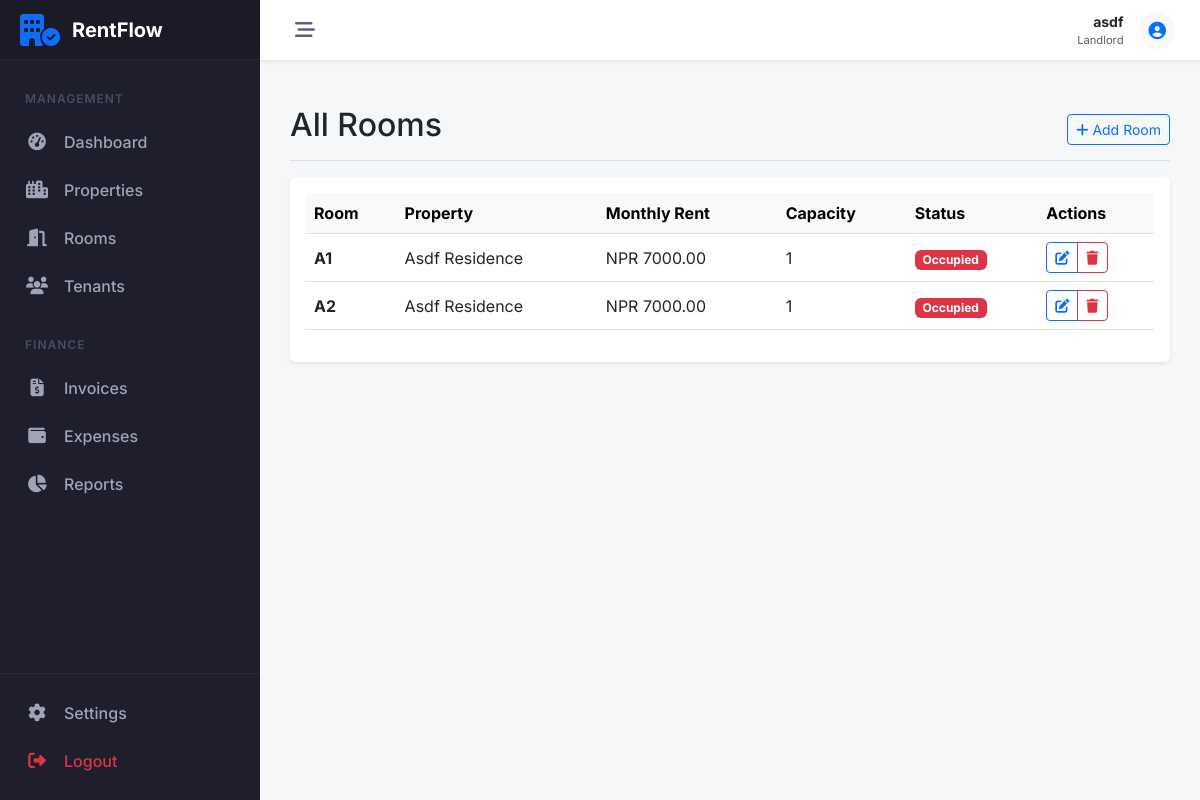
Page /properties/rooms/ (signed in) on the committed database.
### accounts/models.py (models this page shows, shortened)
class Profile(models.Model):
    ROLE_CHOICES = (
        ('LANDLORD', 'Landlord'),
        ('TENANT', 'Tenant'),
    )
    user = models.OneToOneField(User, on_delete=models.CASCADE, related_name='profile')
    role = models.CharField(max_length=10, choices=ROLE_CHOICES, default='TENANT', db_index=True)
    phone = models.CharField(max_length=15, blank=True)
    address = models.TextField(blank=True)
    needs_password_change = models.BooleanField(default=False)
    created_at = models.DateTimeField(auto_now_add=True)
    updated_at = models.DateTimeField(auto_now=True)

### properties/models.py (models this page shows, shortened)
class Room(models.Model):
    property = models.ForeignKey(Property, on_delete=models.CASCADE, related_name='rooms')
    room_number = models.CharField(max_length=10)
    monthly_rent = models.DecimalField(max_digits=10, decimal_places=2)
    capacity = models.IntegerField(default=1)
    is_active = models.BooleanField(default=True)
    created_at = models.DateTimeField(auto_now_add=True)
    def is_occupied(self):
        return self.tenancies.filter(is_active=True).exists()

class Property(models.Model):
    landlord = models.ForeignKey(User, on_delete=models.CASCADE, related_name='properties')
    name = models.CharField(max_length=100)
    address = models.TextField()
    description = models.TextField(blank=True)
    created_at = models.DateTimeField(auto_now_add=True)
    class Meta:
        verbose_name_plural = "Properties"

### properties/views.py (the view)
# urls.py: path('rooms/', RoomListView.as_view(), name='room_list'),
class RoomListView(LandlordRequiredMixin, ListView):
    model = Room
    template_name = 'properties/room_list.html'
    context_object_name = 'rooms'
    def get_queryset(self):
        return Room.objects.filter(property__landlord=self.request.user).select_related('property')

### core/mixins.py (called while the page is built)
    def test_func(self):
        user = self.request.user
        return user.is_authenticated and hasattr(user, 'profile') and user.profile.role == 'LANDLORD'

### properties/templates/properties/room_list.html (shortened to what this page needs)
{% extends 'core/base.html' %}
{% block content %}
<div class="d-flex justify-content-between flex-wrap flex-md-nowrap align-items-center pt-3 pb-2 mb-3 border-bottom">
    <h1 class="h2">All Rooms</h1>
    <div class="btn-toolbar mb-2 mb-md-0">
        <a href="{% url 'properties:room_add' %}" class="btn btn-sm btn-outline-primary"><i
                class="fa-solid fa-plus me-1"></i>Add Room</a>
    </div>
</div>
<div class="table-responsive bg-white p-3 rounded shadow-sm">
    <table class="table table-hover align-middle">
        <thead class="table-light">
            <tr>
                <th>Room </th>
                <th>Property</th>
                <th>Monthly Rent</th>
                <th>Capacity</th>
                <th>Status</th>
                <th>Actions</th>
            </tr>
        </thead>
        <tbody>
            {% for room in rooms %}
            <tr>
                <td><strong>{{ room.room_number }}</strong></td>
                <td>{{ room.property.name }}</td>
                <td>NPR {{ room.monthly_rent }}</td>
                <td>{{ room.capacity }}</td>
                <td>
                    {% if room.is_active %}
                    {% if room.is_occupied %}
                    <span class="badge bg-danger">Occupied</span>
                    {% else %}
                    <span class="badge bg-success">Vacant</span>
                    {% endif %}
                    {% else %}
                    <span class="badge bg-secondary">Inactive</span>
                    {% endif %}
                </td>
                <td>
                    <div class="btn-group btn-group-sm">
                        <a href="{% url 'properties:room_edit' room.pk %}" class="btn btn-outline-primary"
                            title="Edit"><i class="fa-solid fa-pen-to-square"></i></a>
                        <a href="{% url 'properties:room_delete' room.pk %}" class="btn btn-outline-danger"
                            title="Delete"><i class="fa-solid fa-trash"></i></a>
                    </div>
                </td>
            </tr>
            {% empty %}
            <tr>
                <td colspan="6" class="text-center py-4 text-muted">No rooms available.</td>
            </tr>
            {% endfor %}
        </tbody>
    </table>
</div>
{% endblock %}

### core/templates/core/base.html (shortened to what this page needs)
<!DOCTYPE html>
<html lang="en">
<head>
    <link href="https://cdn.jsdelivr.net/npm/bootstrap@5.3.0/dist/css/bootstrap.min.css" rel="stylesheet">
    <link rel="stylesheet" href="https://cdnjs.cloudflare.com/ajax/libs/font-awesome/6.5.1/css/all.min.css">
</head>
<body>
    {% if user.is_authenticated %}
    <aside id="sidebar">
        <div class="sidebar-logo">
            <i class="fa-solid fa-building-circle-check fa-2x text-primary"></i>
            <span class="logo-text">RentFlow</span>
        </div>
        <div class="sidebar-nav">
            {% if user.profile.role == 'LANDLORD' %}
            <div class="nav-header">Management</div>
            <a href="{% url 'dashboard:landlord_dash' %}"
                class="nav-link-custom {% if 'dashboard' in request.resolver_match.view_name %}active{% endif %}">
                <i class="fa-solid fa-gauge-high"></i>
                <span>Dashboard</span>
            </a>
            <div class="nav-item">
                <a class="nav-link-custom" data-bs-toggle="collapse" href="#collapse-properties" role="button"
                    aria-expanded="false" aria-controls="collapse-properties">
                    <i class="fa-solid fa-city"></i>
                    <span>Properties</span>
                </a>
            </div>
            <div class="nav-item">
                <a class="nav-link-custom" data-bs-toggle="collapse" href="#collapse-rooms" role="button"
                    aria-expanded="false" aria-controls="collapse-rooms">
                    <i class="fa-solid fa-door-open"></i>
                    <span>Rooms</span>
                </a>
            </div>
            <div class="nav-item">
                <a class="nav-link-custom" data-bs-toggle="collapse" href="#collapse-tenants" role="button"
                    aria-expanded="false" aria-controls="collapse-tenants">
                    <i class="fa-solid fa-users"></i>
                    <span>Tenants</span>
                </a>
            </div>
            <div class="nav-header mt-3">Finance</div>
            <div class="nav-item">
                <a class="nav-link-custom" data-bs-toggle="collapse" href="#collapse-invoices" role="button"
                    aria-expanded="false" aria-controls="collapse-invoices">
                    <i class="fa-solid fa-file-invoice-dollar"></i>
                    <span>Invoices</span>
                </a>
            </div>
            <div class="nav-item">
                <a class="nav-link-custom" data-bs-toggle="collapse" href="#collapse-expenses" role="button"
                    aria-expanded="false" aria-controls="collapse-expenses">
                    <i class="fa-solid fa-wallet"></i>
                    <span>Expenses</span>
                </a>
            </div>
            <a href="{% url 'payments:financial_report' %}"
                class="nav-link-custom {% if 'report' in request.resolver_match.view_name %}active{% endif %}">
                <i class="fa-solid fa-chart-pie"></i>
                <span>Reports</span>
            </a>
            {% endif %}
        </div>
        <div class="sidebar-footer">
            <a href="#" class="nav-link-custom">
                <i class="fa-solid fa-gear"></i>
                <span>Settings</span>
            </a>
            <a href="javascript:void(0)" onclick="document.getElementById('logout-form').submit()"
                class="nav-link-custom text-danger">
                <i class="fa-solid fa-right-from-bracket"></i>
                <span>Logout</span>
            </a>
        </div>
    </aside>
    <div id="main-wrapper">
        <header id="topbar">
            <button class="toggle-btn" id="sidebar-toggle">
                <i class="fa-solid fa-bars-staggered"></i>
            </button>
            <div class="ms-auto d-flex align-items-center">
                <div class="me-3 d-none d-md-block text-end">
                    <div class="fw-bold small text-dark">{{ user.username }}</div>
                    <div class="text-muted small" style="font-size: 0.7rem;">{{ user.profile.get_role_display }}</div>
                </div>
                <div class="dropdown">
                    <a href="#" class="btn btn-light btn-sm rounded-circle p-2" data-bs-toggle="dropdown">
                    </a>
                </div>
            </div>
        </header>
        <main id="content-area">
            {% block content %}{% endblock %}
        </main>
    </div>
    {% endif %}
</body>
</html>

### core/templates/core/base.html (style rules this page uses)
:root { --sidebar-width: 260px; --sidebar-collapsed-width: 70px; --sidebar-bg: #1e1e2d; --sidebar-hover: #2b2b40; --sidebar-active: #3699ff; --topbar-height: 60px; --transition-speed: 0.3s; }
body { font-family: 'Inter', sans-serif; background-color: #f5f7f9; overflow-x: hidden; }
#sidebar { width: var(--sidebar-width); height: 100vh; position: fixed; left: 0; top: 0; background: var(--sidebar-bg); color: #a2a3b7; transition: all var(--transition-speed) ease-in-out; z-index: 1000; display: flex; flex-direction: column; }
.sidebar-logo { padding: 20px; height: var(--topbar-height); display: flex; align-items: center; border-bottom: 1px solid rgba(255, 255, 255, 0.05); background: rgba(0, 0, 0, 0.1); overflow: hidden; white-space: nowrap; }
.logo-text { font-weight: 700; font-size: 1.25rem; color: #fff; margin-left: 12px; transition: opacity var(--transition-speed); }
.sidebar-nav { padding: 20px 0; flex-grow: 1; overflow-y: auto; overflow-x: hidden; }
.nav-header { padding: 10px 25px; font-size: 0.75rem; text-transform: uppercase; font-weight: 600; letter-spacing: 1px; color: #4b4b62; }
.nav-link-custom { display: flex; align-items: center; padding: 12px 25px; color: #a2a3b7; text-decoration: none; transition: all 0.2s; white-space: nowrap; position: relative; }
.nav-link-custom i { width: 24px; font-size: 1.1rem; text-align: center; }
.nav-link-custom span { margin-left: 15px; font-weight: 500; transition: opacity var(--transition-speed); }
#main-wrapper { margin-left: var(--sidebar-width); min-height: 100vh; transition: all var(--transition-speed) ease-in-out; display: flex; flex-direction: column; }
#topbar { height: var(--topbar-height); background: #fff; box-shadow: 0 0.125rem 0.25rem rgba(0, 0, 0, 0.075); display: flex; align-items: center; padding: 0 25px; position: sticky; top: 0; z-index: 999; }
.toggle-btn { background: transparent; border: none; font-size: 1.25rem; color: #5e6278; cursor: pointer; padding: 5px 10px; border-radius: 4px; }
#content-area { padding: 30px; flex-grow: 1; }
.sidebar-footer { border-top: 1px solid rgba(255, 255, 255, 0.05); padding: 15px 0; }

### rows in the picture
Room: room_number "A1", property.name "Asdf Residence", monthly_rent "7000.00", capacity "1", is_active "Occupied"
Room: room_number "A2", property.name "Asdf Residence", monthly_rent "7000.00", capacity "1", is_active "Occupied"

### other values in the picture
{{ user.username }} "asdf"
{{ user.profile.get_role_display }} "Landlord"
